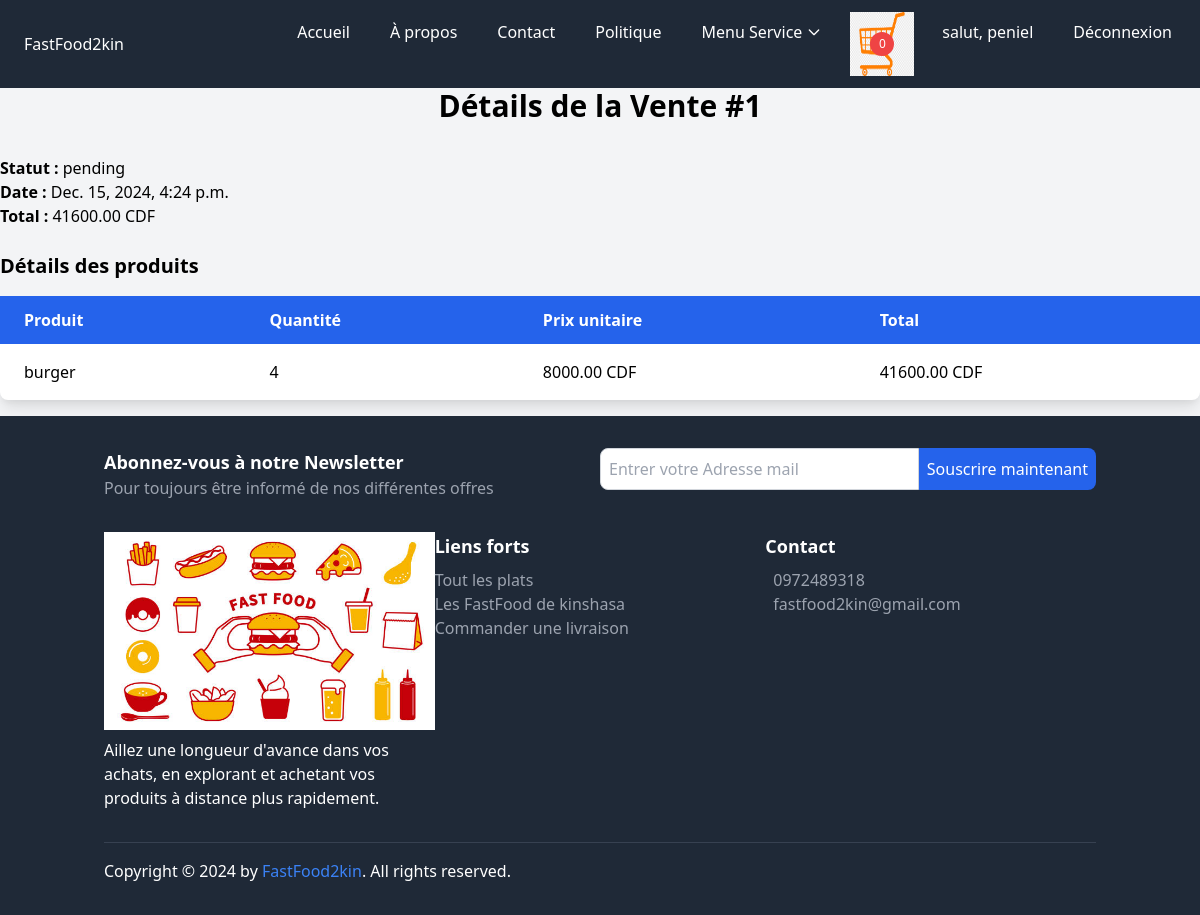
Page /user/orders/1/ (signed in) on the committed database.
### core/models.py (models this page shows, shortened)
class Cart(models.Model):
    user = models.ForeignKey(settings.AUTH_USER_MODEL, on_delete=models.CASCADE, related_name='carts')
    created_at = models.DateTimeField(auto_now_add=True)
    is_ordered = models.BooleanField(default=False)
    is_active = models.BooleanField(default=True) # Ajoutez ce champ
    def get_item_count(self):
        return sum(item.quantity for item in self.items.all())

class CustomUser(AbstractUser):
    email = models.EmailField(unique=True)
    profile_pic = models.ImageField(upload_to="p_img", blank=True, null=True)
    address = models.CharField(max_length=50, blank=True, null=True)
    phone = models.CharField(max_length=11, blank=True, null=True)
    role = models.CharField(max_length=50, blank=True, null=True)
    bio = models.TextField(blank=True, null=True)
    USERNAME_FIELD = 'email'
    REQUIRED_FIELDS = ('username',)

class Order(models.Model):
    user = models.ForeignKey(settings.AUTH_USER_MODEL, on_delete=models.CASCADE, related_name="orders")
    store = models.ForeignKey('Store', on_delete=models.CASCADE, related_name="orders")
    created_at = models.DateTimeField(auto_now_add=True)
    updated_at = models.DateTimeField(auto_now=True)
    status = models.CharField(
        max_length=50, choices=[('pending', 'En attente'), ('En attente', 'Payée'), ('shipped', 'Expédiée'),('servit', 'Servit')],
        default='pending'
    )
    total_amount = models.DecimalField(max_digits=10, decimal_places=2, default=Decimal('0.00'))
    activated = models.BooleanField(default=True)  # Par défaut, l'ordre est activé

class OrderItem(models.Model):
    order = models.ForeignKey(Order, on_delete=models.CASCADE, related_name="items")
    product = models.ForeignKey(Product, on_delete=models.CASCADE)
    quantity = models.PositiveIntegerField()
    price_at_time_of_order = models.DecimalField(max_digits=10, decimal_places=2)
    def get_total_price(self):
        if self.price_at_time_of_order is None or self.quantity is None:
            return Decimal('0.00')  # Retourne 0 si des valeurs manquent
        return self.price_at_time_of_order * self.quantity

class Product(models.Model):
    store = models.ForeignKey(Store, on_delete=models.CASCADE, related_name="products")
    category = models.ForeignKey(Category, on_delete=models.CASCADE, related_name="products")
    name = models.CharField(max_length=255)
    description = models.TextField()
    price = models.DecimalField(max_digits=10, decimal_places=2)
    price_with_commission = models.DecimalField(max_digits=10, decimal_places=2, blank=True, null=True)
    stock = models.PositiveIntegerField()
    image = models.ImageField(upload_to='products/', null=True, blank=True)
    image_galerie = models.ImageField(upload_to='product/galerie/', null=True, blank=True, verbose_name="Image galerie")
    created_at = models.DateTimeField(auto_now_add=True)

### core/views.py (the view)
# urls.py: path('orders/<int:order_id>/', views.order_detail_store, name='order_detail_store'),
@login_required
def order_detail_store(request, order_id):
    order = get_object_or_404(Order, id=order_id)
    context = {
        'order': order,
    }
    return render(request, 'core/order_detail_store.html', context)

### core/context_processors.py (called while the page is built)
def cart(request):
    if request.user.is_authenticated:
        cart = get_or_create_cart(request.user)
    else:
        cart = None
    return {'cart': cart}

### core/utils.py (called while the page is built)
def get_or_create_cart(user):
    cart, created = Cart.objects.get_or_create(user=user, is_active=True)
    return cart

### core/templates/core/order_detail_store.html (shortened to what this page needs)
{% extends "base.html" %}
{% block content %}
    <h2 class="text-3xl font-bold text-center mb-8">Détails de la Vente #{{ order.id }}</h2>
    <div class="mb-4">
        <p><strong>Statut :</strong> {{ order.status }}</p>
        <p><strong>Date :</strong> {{ order.created_at }}</p>
        <p><strong>Total :</strong> {{ order.total_amount|floatformat:2 }} CDF</p>
        <h3 class="text-xl font-bold mt-6">Détails des produits</h3>
        <table class="min-w-full table-auto bg-white shadow-lg rounded-lg mt-4">
            <thead class="bg-blue-600 text-white">
                <tr class="hidden sm:table-row">
                    <th class="px-6 py-3 text-left">Produit</th>
                    <th class="px-6 py-3 text-left">Quantité</th>
                    <th class="px-6 py-3 text-left">Prix unitaire</th>
                    <th class="px-6 py-3 text-left">Total</th>
                </tr>
            </thead>
            <tbody>
                {% for item in order.items.all %}
                <tr class="hidden sm:table-row">
                    <td class="px-6 py-4">{{ item.product.name }}</td>
                    <td class="px-6 py-4">{{ item.quantity }}</td>
                    <td class="px-6 py-4">{{ item.product.price|floatformat:2 }} CDF</td>
                    <td class="px-6 py-4">{{ item.get_total_price }} CDF</td>
                </tr>
                {% empty %}
                <tr>
                    <td colspan="4" class="px-6 py-4 text-center text-gray-600">Aucun article dans cette commande.</td>
                </tr>
                {% endfor %}
            </tbody>
        </table>
    </div>
{% endblock %}

### templates/base.html (shortened to what this page needs)
{% load static %}
<!DOCTYPE html>
<html lang="fr">
<head>
    <link href="https://cdn.jsdelivr.net/npm/tailwindcss@2.2.19/dist/tailwind.min.css" rel="stylesheet">
</head>
<body class="bg-gray-100">
    <nav class="bg-gray-800 text-white">
        <div class="max-w-7xl mx-auto px-4 py-3 flex justify-between items-center">
            <a href="{% url 'index' %}" class="text-gray hover:underline flex items-center bg-white-800 p-2 rounded">
                FastFood2kin
            </a>
            <div class="hidden md:flex space-x-4">
                <a href="{% url 'index' %}" class="hover:bg-gray-700 px-3 py-2 rounded">Accueil</a>
                <a href="{% url 'apropos' %}" class="hover:bg-gray-700 px-3 py-2 rounded">À propos</a>
                <a href="{% url 'contact' %}" class="hover:bg-gray-700 px-3 py-2 rounded">Contact</a>
                <a href="{% url 'politique' %}" class="hover:bg-gray-700 px-3 py-2 rounded">Politique</a>
<div class="relative">
    <button class="hover:bg-gray-700 px-3 py-2 rounded inline-flex items-center" id="immoDropdownButton">
       Menu Service
        <svg class="ml-1 w-4 h-4" fill="none" stroke="currentColor" viewBox="0 0 24 24" xmlns="http://www.w3.org/2000/svg">
            <path stroke-linecap="round" stroke-linejoin="round" stroke-width="2" d="M19 9l-7 7-7-7"></path>
        </svg>
    </button>
</div>
<a href="{% url 'cart_detail' %}" class="relative inline-block">
    <span id="cart-items-count" class="absolute top-1/2 left-1/2 bg-red-500 text-white rounded-full w-6 h-6 flex items-center justify-center text-xs transform -translate-x-1/2 -translate-y-1/2">
        {{ cart.get_item_count }}
    </span>
</a>
                {% if request.user.is_authenticated %}
                    <a href="{% url 'profile' %}" class="hover:bg-gray-700 px-3 py-2 rounded">salut, {{ request.user.username }}</a>
                    <a href="{% url 'signout' %}" class="hover:bg-gray-700 px-3 py-2 rounded">Déconnexion</a>
                {% else %}
                    <a href="{% url 'signup' %}" class="hover:bg-gray-700 px-3 py-2 rounded">S'inscrire</a>
                    <a href="{% url 'signin' %}" class="hover:bg-gray-700 px-3 py-2 rounded">Connexion</a>
                {% endif %}
            </div>
        </div>
    </nav>
      {% block content %}{% endblock content %}
    <footer class="bg-gray-800 text-white py-8">
        <div class="container mx-auto px-4">
            <div class="mb-8">
                <div class="flex flex-col md:flex-row">
                    <div class="md:w-1/2 mb-4 md:mb-0">
                        <h3 class="text-lg font-bold">Abonnez-vous à notre Newsletter</h3>
                        <p class="text-gray-400">Pour toujours être informé de nos différentes offres</p>
                    </div>
                    <div class="md:w-1/2">
                        <form action="https://api.web3forms.com/submit" method="POST" class="flex">
                            <input type="email" name="email" placeholder="Entrer votre Adresse mail" required class="flex-1 p-2 rounded-l-lg border border-gray-300" />
                            <button class="bg-blue-600 text-white p-2 rounded-r-lg">Souscrire maintenant</button>
                        </form>
                    </div>
                </div>
            </div>
            <div class="flex flex-col md:flex-row mb-8">
                <div class="md:w-1/3 mb-4 md:mb-0">
                    <div class="footer-logo mb-2">
                        <img class="img-fluid" src="{% static 'img/fastfood2.jpg' %}" alt="">
                    </div>
                    <p>Aillez une longueur d'avance dans vos achats, en explorant et achetant vos produits à distance plus rapidement.</p>
                </div>
                <div class="md:w-1/3 mb-4 md:mb-0">
                    <h3 class="text-lg font-bold">Liens forts</h3>
                    <ul class="mt-2">
                        <li><a href="{% url 'list_product' %}" class="text-gray-400 hover:text-white">Tout les plats</a></li>
                        <li><a href="{% url 'list_store' %}" class="text-gray-400 hover:text-white">Les FastFood de kinshasa</a></li>
                        <li><a href="{% url 'creer_commande' %}" class="text-gray-400 hover:text-white">Commander une livraison</a></li>
                    </ul>
                </div>
                <div class="md:w-1/3">
                    <h3 class="text-lg font-bold">Contact</h3>
                    <div class="mt-2">
                        <p class="flex items-center"><a href="callto:+243 97 24 89 318" class="text-gray-400 hover:text-white">0972489318</a></p>
                        <p class="flex items-center"><a href="mailto:ngelekapeniel@gmail.com" class="text-gray-400 hover:text-white">fastfood2kin@gmail.com</a></p>
                    </div>
                </div>
            </div>
            <div class="border-t border-gray-700 pt-4">
                <div class="flex justify-between items-center">
                    <div>
                        <p class="mb-0">Copyright © 2024 by <a href="#" class="text-blue-500 hover:underline">FastFood2kin</a>. All rights reserved.</p>
                    </div>
                </div>
            </div>
        </div>
    </footer>
</body>
</html>

### rows in the picture
Cart: get_item_count "0"
CustomUser: user.username "peniel"
Order: id "1", status "pending", created_at "Dec. 15, 2024, 4:24 p.m.", total_amount "41600.00"
OrderItem: product.name "burger", quantity "4", product.price "8000.00", get_total_price "41600.00"
